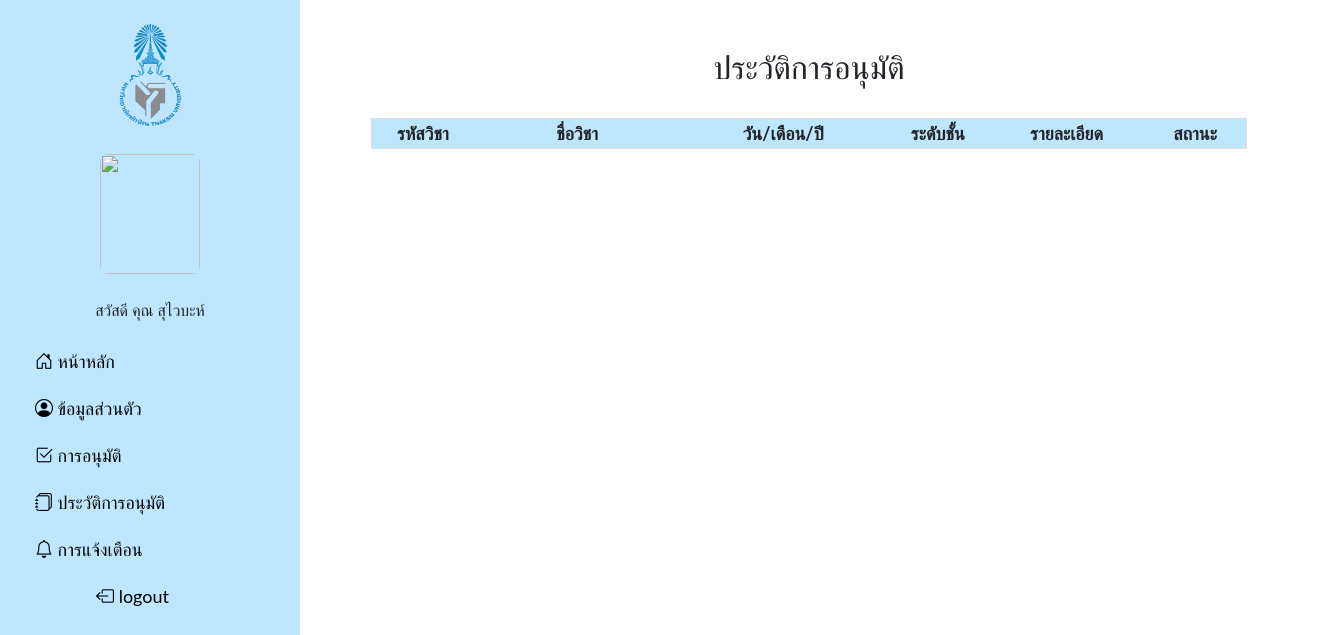
Before: /e_history.php (signed in) with the older database file.
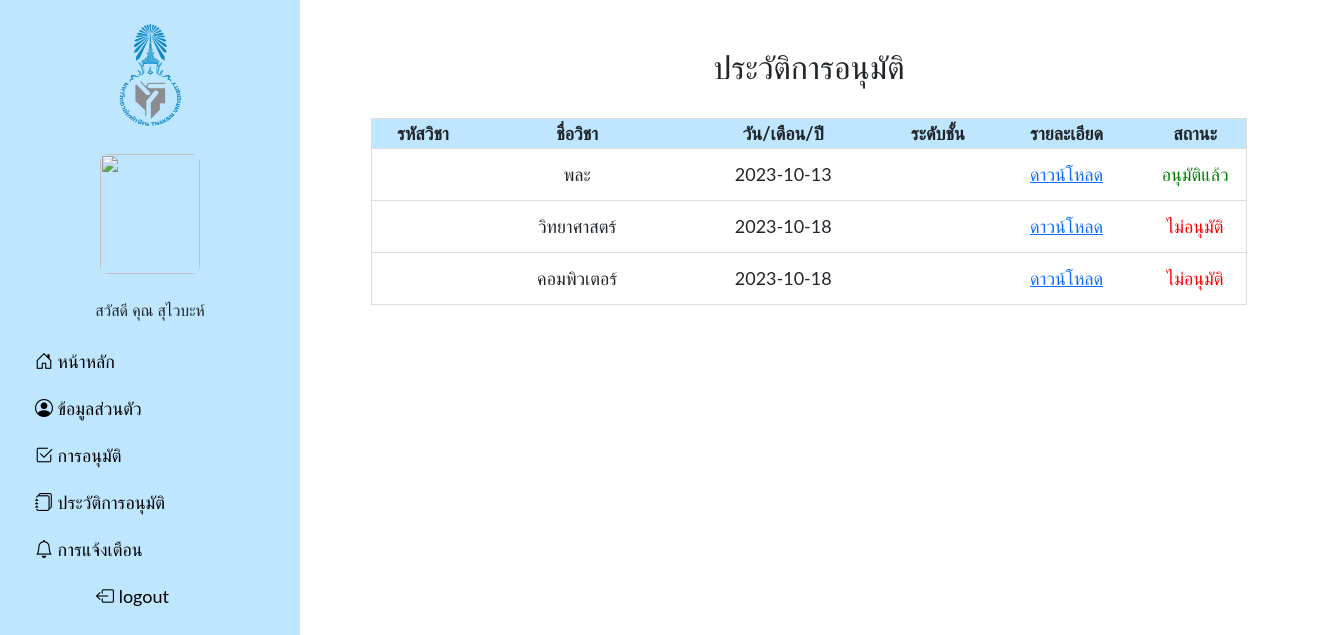
After: the same page with the newer database file.
### tables this page shows
CREATE TABLE `user` (
  `id` int(5) UNSIGNED ZEROFILL NOT NULL,
  `name` varchar(100) NOT NULL,
  `surname` varchar(100) NOT NULL,
  `email` varchar(100) NOT NULL,
  `tel` char(10) NOT NULL,
  `img` varchar(100) NOT NULL,
  `username` varchar(50) NOT NULL,
  `password` varchar(50) NOT NULL,
  `usertype_id` varchar(11) NOT NULL,
  `department_id` int(11) NOT NULL,
  `subject_id` int(11) NOT NULL
);

CREATE TABLE `tbl_pdf` (
  `tbl_id` int(10) UNSIGNED NOT NULL,
  `subject_id` int(5) NOT NULL,
  `doc_name` varchar(200) NOT NULL COMMENT 'ชื่อวิชา',
  `doc_file` text NOT NULL COMMENT 'ชื่อไฟล์เอกสาร',
  `date` date NOT NULL DEFAULT current_timestamp() COMMENT 'วันที่เพิ่มเอกสาร',
  `course_id` varchar(6) NOT NULL COMMENT 'รหัสวิชา',
  `class_id` varchar(3) NOT NULL COMMENT 'ระดับชั้น',
  `status` varchar(1) NOT NULL,
  `department_id` int(11) NOT NULL,
  `text` text DEFAULT NULL,
  `file` varchar(100) DEFAULT NULL
);

### e_history.php (the view, shortened to what this page needs)
<!DOCTYPE html>
<html lang="en">
<head>
    <?php require_once('import_header.php'); ?>
</head>
<?php include('navbar/exebar.php'); ?>
<body>
    <div class="container">
        <div class="main">
            <center>
                <br><br>
                <h2>ประวัติการอนุมัติ</h2><br>
                <table id="myTable">
                    <tr class="header">
                        <th width="10%">รหัสวิชา</th>
                        <th width="20%">ชื่อวิชา</th>
                        <th width="20%">วัน/เดือน/ปี</th>
                        <th width="10%">ระดับชั้น</th>
                        <th width="15%">รายละเอียด</th>
                        <th width="10%">สถานะ</th>
                    </tr>
                    <?php
                    require_once 'connect.php';
                    $stmt = $conn->prepare("SELECT tbl_pdf.* , subjects.s_name, coursecode.code_id FROM `tbl_pdf`
                        LEFT JOIN subjects ON tbl_pdf.subject_id = subjects.subject_id
                        LEFT JOIN coursecode ON tbl_pdf.course_id = coursecode.course_id");
                    $stmt->execute();
                    $result = $stmt->fetchAll();
                    foreach ($result as $row) {
                        if ($row['status'] == 3 || $row['status'] == 5) {
                    ?>
                            <tr>
                                <td><?= $row['course_id'] ?></td>
                                <td><?= $row['doc_name'] ?></td>
                                <td><?= $row['date'] ?></td>
                                <td><?= $row['class_id'] ?></td>
                                <td><a href="downloads/<?php echo $row['doc_file']; ?>" target="_blank">ดาวน์โหลด</a></td>
                                <td><?php
                                    if ($row['status'] == 3) {
                                        echo '<span class="green-text">อนุมัติแล้ว</span>';
                                    } elseif ($row['status'] == 5) {
                                        echo '<span class="red-text">ไม่อนุมัติ</span>';
                                    } else {
                                        echo "<?= $row[class_id] ?>";
                                    }
                                    ?></td>
                            </tr>
                    <?php
                        }
                    }
                    ?>
                </table>
            </center>
        </div>
    </div>
</body>
</html>

### import_header.php (shortened to what this page needs)
    <link rel="stylesheet" href="assets/bootstrap.5.3.2.min.css">
<link rel="stylesheet" href="assets/selectize.js_0.15.2_css_selectize.default.min.css">
<link rel="stylesheet" href="https://cdnjs.cloudflare.com/ajax/libs/font-awesome/4.7.0/css/font-awesome.min.css">

### navbar/exebar.php (shortened to what this page needs)
<?php include "conn.php";
$loggedInUsername = $_SESSION["username"];
$nameQuery = "SELECT name FROM user WHERE username = '$loggedInUsername'";
$nameResult = mysqli_query($conn, $nameQuery);
$loggedInName = "";
if ($nameResult && mysqli_num_rows($nameResult) > 0) {
    $row = mysqli_fetch_assoc($nameResult);
    $loggedInName = $row["name"];
}
?>
<link href="https://cdn.jsdelivr.net/npm/bootstrap@5.3.2/dist/css/bootstrap.min.css" rel="stylesheet">
<link rel="stylesheet" href="https://cdn.jsdelivr.net/npm/bootstrap-icons@1.11.1/font/bootstrap-icons.css">
<link rel="stylesheet" href="navbar/exebar.css">
<div class="container">
    <div class="sidebar">
        <center>
            <td><img src="image/logo1.png" ; width="70" ; height="110"></td>
            <br><br>
            <td> <img src="image" ; width="100" ; height="120"></td>
        </center>
        <center>
            <br>
            <?php
            echo "<p>สวัสดี คุณ $loggedInName</p>";
            ?>
        </center>
        <a href="executivehome.php"></i><i class="bi bi-house-door"></i> หน้าหลัก</a>
        <a href="e_profile.php"></i><i class="bi bi-person-circle"></i> ข้อมูลส่วนตัว</a>
        <a href="e_approve.php"></i><i class="bi bi-check2-square"></i> การอนุมัติ</a>
        <a href="e_history.php"></i><i class="bi bi-journals"></i> ประวัติการอนุมัติ</a>
        <a href="e_notify.php"></i><i class="bi bi-bell"></i> การแจ้งเตือน</a>
        <div class="menu">
            <a align="center" href="logout.php"><i class="bi bi-box-arrow-left"></i> logout</a>
        </div>
    </div>
</div>
    <body>
    </body>

### navbar/exebar.css (style rules this page uses)
body { font-family: "Lato", sans-serif; }
.sidebar { height: 100%; width: 300px; position: fixed; z-index: 1; top: 0; left: 0; background-color: #bfe6ff; overflow-x: hidden; padding-top: 20px; }
.sidebar a { display: block; color: black; padding: 10px; margin-left: 25px; font-size: 18px; text-decoration: none; }
.menu { margin-right: 60px; font-size: 18px; }
.sidebar img { border-radius: 8px; }

### e_history.php (style rules this page uses)
.main { margin-left: 150px; width: 100%; padding: 0px 10px; }
#myTable { border-collapse: collapse; width: 80%; border: 1px solid #ddd; font-size: 18px; background-color: #FFFFFF; }
#myTable td { text-align: center; padding: 12px; }
#myTable tr { border-bottom: 1px solid #ddd; }
#myTable tr.header { text-align: center; background-color: #BFE6FF; }
.green-text { color: green; }
.red-text { color: red; }

Changed rows visible on the page:
now on this page (row edited): tbl_pdf: doc_name "พละ", date "2023-10-13", status "อนุมัติแล้ว"
added tbl_pdf: doc_name "วิทยาศาสตร์", date "2023-10-18", status "ไม่อนุมัติ"
added tbl_pdf: doc_name "คอมพิวเตอร์", date "2023-10-18", status "ไม่อนุมัติ"
